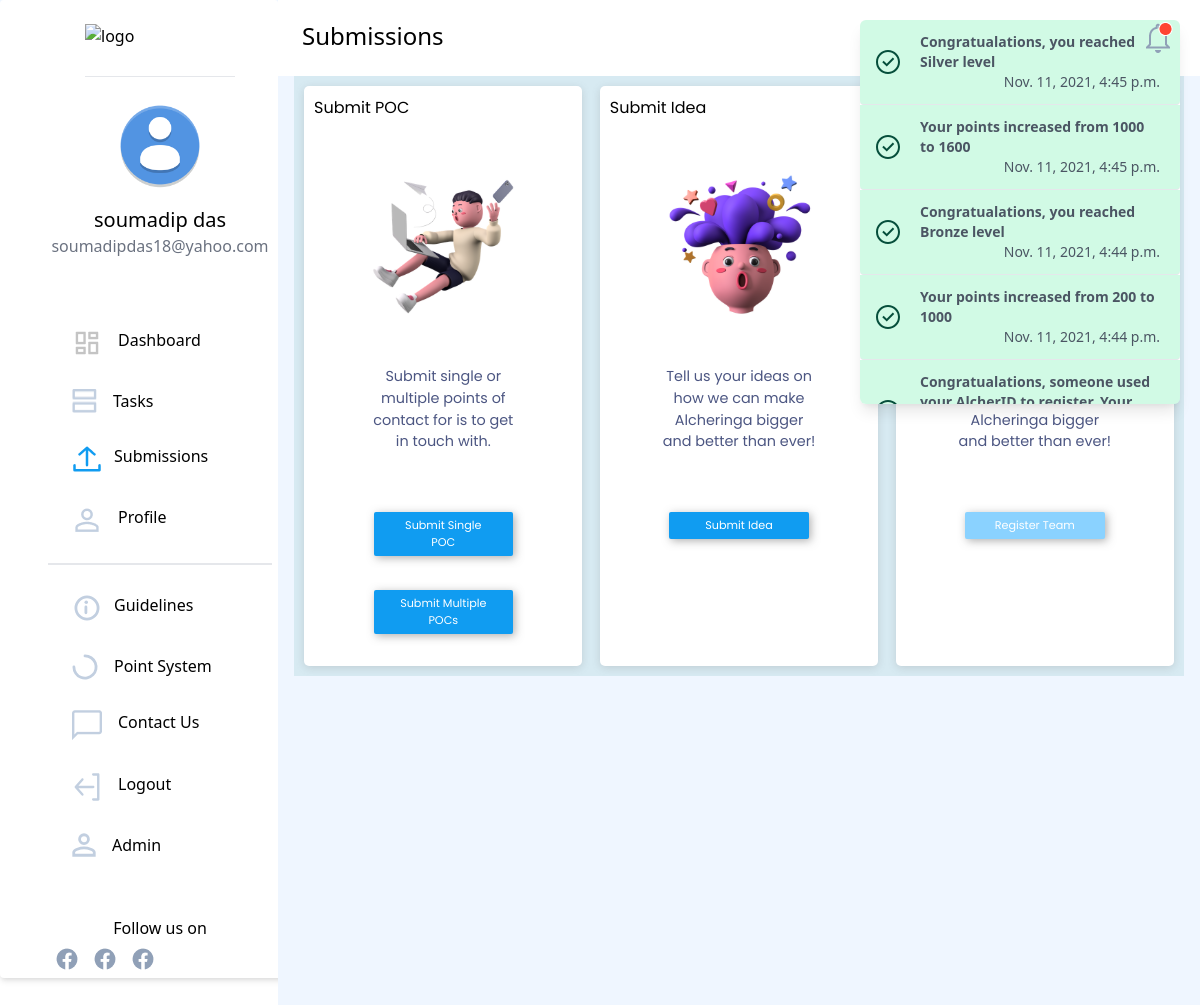
Page /submissions/home/ (signed in) on the committed database.
### users/models.py (models this page shows, shortened)
class NewUser(AbstractBaseUser, PermissionsMixin):
    id = models.SlugField(primary_key=True, default=uuid.uuid4)
    alcherid = models.CharField(
        max_length=9, blank=True, unique=True, default=create_new_ref_number)
    img = models.ImageField(
        upload_to="image-uploads/", default='image-uploads/user.png')
    email = models.EmailField(_('email address'), unique=True)
    username = models.CharField(max_length=150, unique=False, default="user")
    firstname = models.CharField(max_length=150, blank=True)
    phone = PhoneNumberField(unique=False, blank=True)
    graduation_year = models.CharField(max_length=200, unique=False)
    college_state = models.CharField(max_length=200, unique=False)
    college_city = models.CharField(max_length=200, unique=False)
    college_name = models.CharField(max_length=200, unique=False)
    position_of_responsibility = models.CharField(
        max_length=200, unique=False, blank=True)
    interested_modules = models.CharField(
        max_length=200, unique=False, blank=True)
    referred_by = models.CharField(
        max_length=9, blank=True)
    referrals = models.IntegerField(default=0)
    date_joined = models.DateTimeField(default=timezone.now)
    provider = models.CharField(max_length=200, unique=False, default="email")
    about = models.TextField(_('about'), max_length=500, blank=True)
    is_staff = models.BooleanField(default=False)
    is_active = models.BooleanField(default=False)
    objects = CustomAccountManager()
    points = models.IntegerField(default=50)
    tasks = models.IntegerField(default=0)
    instahandle = models.CharField(
        max_length=200, blank=True, null=True, unique=True, )
    USERNAME_FIELD = 'email'
    REQUIRED_FIELDS = ['firstname']

### dashboard/models.py (models this page shows, shortened)
class Notifications(models.Model):
    TYPECHOICES = [
        ('Success', 'Success'),
        ('Warning', 'Warning'),
        ('Info', 'Info'),
    ]
    id = models.SlugField(primary_key=True, default=uuid.uuid4)
    message = models.CharField(max_length=200)
    user = models.ForeignKey(
        'users.NewUser', default=None, null=True,blank=True, on_delete=models.CASCADE)
    created_on = models.DateTimeField(default=timezone.now)
    type = models.CharField(max_length=200,choices=TYPECHOICES)
    isread=models.BooleanField(default=False)

### submissions/views.py (the view)
# urls.py: path('home/', views.home, name='submissionhome'),
@login_required(login_url='dashboard_page')
def home(request):
    notification_list = Notifications.objects.filter(
        Q(user=request.user) | Q(user=None)).order_by('-created_on')
    isread = True
    notification_list = Notifications.objects.filter(
        Q(user=request.user) | Q(user=None)).order_by('-created_on')
    for notif in notification_list:
        if not notif.isread:
            isread = False
            break
    return render(request, 'submissions/home.html', {'heading': 'Submissions', 'notification_list': notification_list,'isread': isread})

### templates/submissions/home.html (shortened to what this page needs)
{% extends '../basic.html'%}
{% block body %}
<body>
    <div class="bg-blue-50 flex">
        {% include "../navbar.html" %}
        <div class="flex">
            <div class="flex-grow">
                {% include "submissions/submissions.html" %}
            </div>
        </div>
    </div>
    </div>
</body>
{%endblock%}

### templates/basic.html (shortened to what this page needs)
{% load static %}
<!DOCTYPE html>
<html>
<head>
    <link rel="stylesheet" href="https://unpkg.com/aos@next/dist/aos.css" />
    <link rel="stylesheet" href="https://use.fontawesome.com/releases/v5.7.2/css/all.css"
>
    <link rel="stylesheet" href="https://cdn.jsdelivr.net/npm/bootstrap-icons@1.3.0/font/bootstrap-icons.css" />
    <link href="https://unpkg.com/tailwindcss@^2/dist/tailwind.min.css" rel="stylesheet">
</head>
<body>
    {% load static %}
    {% block body %} {% endblock %}
    <br/><br/><br/>
</body>
</html>

### templates/navbar.html (shortened to what this page needs)
{% load static %}
<nav class="hidden sm:block bg-white h-screen w-80 border-gray-400 rounded" style="overflow:hidden">
    <div class="flex flex-col justify-center bg-white w-80 border-gray-400 rounded shadow-md px-12">
        <a href="/"><img src="https://i.ibb.co/28C2v0b/image.png" class="mt-6 mx-auto pb-3 border-b" width="150px"
                height="40px" alt="logo" border="0" /></a>
        <div class="flex flex-col justify-center" style="margin:1.5vh 0">
            <img src="{{request.user.img.url}}" width="90px" alt="profile pic" border="0"
                class="mx-auto rounded-full" />
            <div class="pt-4 font-medium text-xl text-center">{{request.user.firstname}}</div>
            <div class="text-gray-500 text-base font-normal text-center">{{request.user.email}}</div>
        </div>
        <div class="elements flex flex-col justify-center" style="margin:1vh 0;padding:1vh 0">
            <a href="{% url 'dashboard_page' %}"
                class="rounded-full flex flex-nowrap pl-6 w-60 hover:border-0 hover:bg-gray-100 hover:no-underline" style="padding-top:1vh;padding-bottom:1vh">
                {% if heading == 'Dashboard' %}
                <img src="{% static 'icons/dashboard-active.png' %}" />
                {% else %}
                <img src="{% static 'icons/dashboard.png' %}" />
                {% endif %}
                <p class="pl-4 hover:no-underline">Dashboard</p>
            </a>
            <a href="{% url 'tasks' %}"
                class="rounded-full flex flex-nowrap pl-6 w-60 hover:border-0 hover:bg-gray-100 hover:no-underline" style="padding-top:1vh;padding-bottom:1vh">
                {% if heading == 'Tasks' %}
                <img src="{% static 'icons/tasks-active.png' %}" />
                {% else %}
                <img src="{% static 'icons/tasks.png' %}" />
                {% endif %}
                <p class="pl-4 hover:no-underline">Tasks</p>
            </a>
            <a href="{% url 'submissionhome' %}"
                class="rounded-full flex flex-nowrap w-60 pl-6 hover:border-0 hover:bg-gray-100 hover:no-underline" style="padding-top:1vh;padding-bottom:1vh">
                {% if heading == 'Submissions' %}
                <img src="{% static 'icons/submission-active.png' %}" />
                {% else %}
                <img src="{% static 'icons/submission.png' %}" />
                {% endif %}
                <p class="pl-3 no-underline">Submissions</p>
            </a>
            <a href="{% url 'profile' %}"
                class="rounded-full flex flex-nowrap w-60 pl-6 hover:border-0 hover:bg-gray-100 mb-3 hover:no-underline"
                style="cursor:pointer;padding-top:1vh;padding-bottom:1vh">
                {% if heading == 'Profile' %}
                <img src="{% static 'icons/profile-active.png' %}" />
                {% else %}
                <img src="{% static 'icons/profile.png' %}" />
                {% endif %}
                <p class="pl-4 no-underline">Profile</p>
            </a>
            <hr class="border bg-gray-200" />
            <a href=""
                class="rounded-full flex flex-nowrap w-60 pl-6 hover:border-0 hover:bg-gray-100 hover:no-underline mt-3" style="cursor:pointer;padding-top:1vh;padding-bottom:1vh">
                <p class="pl-3 no-underline">Guidelines</p>
            </a>
            <a href="{% static 'pdfs/scoring.pdf' %}" target = "_blank"
                class="rounded-full flex flex-nowrap w-60 pl-6 hover:border-0 hover:bg-gray-100 hover:no-underline" style="cursor:pointer;padding-top:1vh;padding-bottom:1vh">
                <p class="pl-4 no-underline">Point System</p>
            </a>
            <a href="{% url 'contactus' %}"
                class="rounded-full flex flex-nowrap w-60 pl-6 hover:border-0 hover:bg-gray-100 hover:no-underline" style="cursor:pointer;padding-top:1vh;padding-bottom:1vh">
                {% if heading == 'Contact us' %}
                <img src="{% static 'icons/contactus-active.png' %}" />
                {% else %}
                <img src="{% static 'icons/contactus.png' %}" />
                {% endif %}
                <p class="pl-4 no-underline">Contact Us</p>
            </a>
            <a href="{% url 'logout' %}"
                class="side rounded-full flex flex-nowrap py-4 pl-6 w-60 hover:border-0 hover:bg-gray-100 hover:no-underline" style="cursor:pointer;padding-top:1vh;padding-bottom:1vh">
                <p class="pl-4 no-underline">Logout</p>
            </a>
            {% if request.user.is_staff %}
            <a href="/admin"
                class="rounded-full flex flex-nowrap py-4 w-60 pl-6 hover:border-0 hover:bg-gray-100 mb-3 hover:no-underline"
                style="cursor:pointer;padding-top:1vh;padding-bottom:1vh">
                <p class="pl-4 no-underline">Admin</p>
            </a>
            {%endif%}
        </div>
        <div>
            <center>
                <p class="px-10">Follow us on</p>
                <div class="flex flex-row text-center" style="color:#707683;">
                    <div class="p-2">
                        <img src="{% static 'images/social/fb.png' %}" alt="">
                    </div>
                    <div class="p-2">
                        <img src="{% static 'images/social/fb.png' %}" alt="">
                    </div>
                    <div class="p-2">
                        <img src="{% static 'images/social/fb.png' %}" alt="">
                    </div>
                </div>
            </center>
        </div>
    </div>
</nav>
<div class="mx-4 flex-grow" x-data="{ dropdownOpen: false }">
    <nav class=" px-6 py-5 flex justify-between bg-white sm:bg-none -mx-4 mx-0">
        <a class=" font-medium text-2xl ">{{ heading }}</a>
        {%include 'navbarnotifications.html'%}
    </nav>

### templates/navbarnotifications.html (shortened to what this page needs)
{% load static %}
<button @click="dropdownOpen = !dropdownOpen" id="notif_unread" style="z-index:100;">
    {% if isread %}
    <img src="{% static 'icons/notifications-read.png' %}" id="notif_unread_img"/>
    {% else %}
    <img src="{% static 'icons/notifications-unread.png' %}" id="notif_unread_img"/>
    {% endif %}
</button>
<div x-show="dropdownOpen" @click="dropdownOpen = false" class="fixed inset-0 h-full w-full z-10"></div>
<div x-show="dropdownOpen" class="absolute right-0 bg-white rounded-md shadow-lg overflow-y-scroll max-h-96 z-20 lg:mx-5"
    style="width:20rem;" id="dropdown" style="display:none;">
    {% for notification in notification_list %}
    {% if notification.type == 'Info' %}
    <div>
        <a class="flex items-center px-4 py-3 border-b hover:bg-blue-300 bg-blue-100 rounded-b text-blue-900">
            <div class="py-1"><svg class="fill-current h-6 w-6 text-teal-500 mr-4" xmlns="http://www.w3.org/2000/svg"
                    viewBox="0 0 20 20">
                    <path
                        d="M2.93 17.07A10 10 0 1 1 17.07 2.93 10 10 0 0 1 2.93 17.07zm12.73-1.41A8 8 0 1 0 4.34 4.34a8 8 0 0 0 11.32 11.32zM9 11V9h2v6H9v-4zm0-6h2v2H9V5z" />
                </svg>
            </div>
            <p class="text-gray-600 text-sm mx-1 flex-grow">
                <span class="font-bold" href="#">{{notification.message}}</span>
                <br /><span class="font-thin float-right" href="#">{{notification.created_on}}</span>
            </p>
        </a>
    </div>
    {% elif notification.type == 'Success' %}
    <div>
        <a class="flex items-center px-4 py-3 border-b hover:bg-green-300 bg-green-100 rounded-b text-green-900">
            <div class="py-1">
            </div>
            <div class="text-gray-600 text-sm mx-1 flex-grow">
                <span class="font-bold" href="#">{{notification.message}}</span>
                <br /><span class="font-thin float-right" href="#">{{notification.created_on}}</span>
            </div>
        </a>
    </div>
    {% endif %}
    {% endfor %}
</div>

### templates/submissions/submissions.html (shortened to what this page needs)
{% extends '../basic.html'%}{% load static %}
{% block body %}
  <div class="subbody">
    <div class="container">
      <div class="submit-type">
        <h3>Submit POC</h3>
        <div class="submit-type-content">
          <div class="image"><img src="{% static 'images/poc_submissions.svg' %}"></div>
          <div class="about"> Submit single or multiple points of contact for is to get in touch with. </div>
          <div class="buttons">
            <a style="margin-left: 20px" href="{% url 'poc-create' %}">
              <div class="button"> Submit Single POC </div>
            </a>
            <a style="margin-left: 20px" href="{% url 'poc-csv-create' %}">
              <div class="button"> Submit Multiple POCs </div>
            </a>
          </div>
        </div>
      </div>
      <div class="submit-type">
        <h3>Submit Idea</h3>
        <div class="submit-type-content">
          <div class="image"><img src="{% static 'images/idea_submissions.svg' %}"></div>
          <div class="about"> Tell us your ideas on how we can make Alcheringa bigger and better than ever! </div>
          <div class="buttons">
            <a style="margin-left: 20px" href="{% url 'idea-create' %}">
              <div class="button"> Submit Idea </div>
            </a>
          </div>
        </div>
      </div>
      <div class="submit-type">
        <h3>Team Registration</h3>
        <div class="submit-type-content">
          <div class="image"><img src="{% static 'images/team_registration_submissions.svg' %}"></div>
          <div class="about"> Tell us your ideas on how we can make Alcheringa bigger and better than ever! </div>
          <div class="buttons">
            <br>
              <div class="button" style = "background-color: #8ad2ff;cursor: not-allowed;"> Register Team </div>
          </div>
        </div>
      </div>
    </div>
  </div>
{% endblock %}

### templates/submissions/submissions.html (style rules this page uses)
* { margin: 0; padding: 0; box-sizing: border-box; }
.subbody { min-height: 600px; display: flex; font-family: 'Poppins', 'Serif'; }
a { text-decoration: none; color: unset; }
.container { height: 600px; background-color: transparent; background-color: rgba(0, 128, 128, 0.1); display: flex; flex-direction: row; justify-content: space-between; padding: 10px; }
.submit-type { height: 580px; width: 32%; background-color: #fff; border-radius: 5px; box-shadow: rgba(99, 99, 99, 0.2) 0px 2px 8px 0px; padding: 10px; }
.submit-type-content { text-align: center; width: 60%; height: 100%; margin: auto; }
.submit-type-content .image { display: flex; height: 44%; align-items: center; }
.submit-type-content img { width: 100%; }
.submit-type-content .about { height: 20%; color: #4c5682; font-size: 0.9rem; }
.submit-type-content .button { background-color: #109CF1; width: 90%; margin: auto; padding: 5px 20px; margin-top: 10px; color: #fff; font-size: 0.7rem; border-radius: 2px; box-shadow: rgba(99, 99, 99, 0.5) 2px 2px 8px 0px; }

### rows in the picture
NewUser: user.img (placeholder picture), user.firstname "soumadip das", user.email "soumadipdas18@yahoo.com"
Notifications: message "Congratualations, you reached Silver level", created_on "Nov. 11, 2021, 4:45 p.m."
Notifications: message "Your points increased from 1000 to 1600", created_on "Nov. 11, 2021, 4:45 p.m."
Notifications: message "Congratualations, you reached Bronze level", created_on "Nov. 11, 2021, 4:44 p.m."
Notifications: message "Your points increased from 200 to 1000", created_on "Nov. 11, 2021, 4:44 p.m."
Notifications: message "Congratualations, someone used…"

### other values in the picture
{{ heading }} "Submissions"
